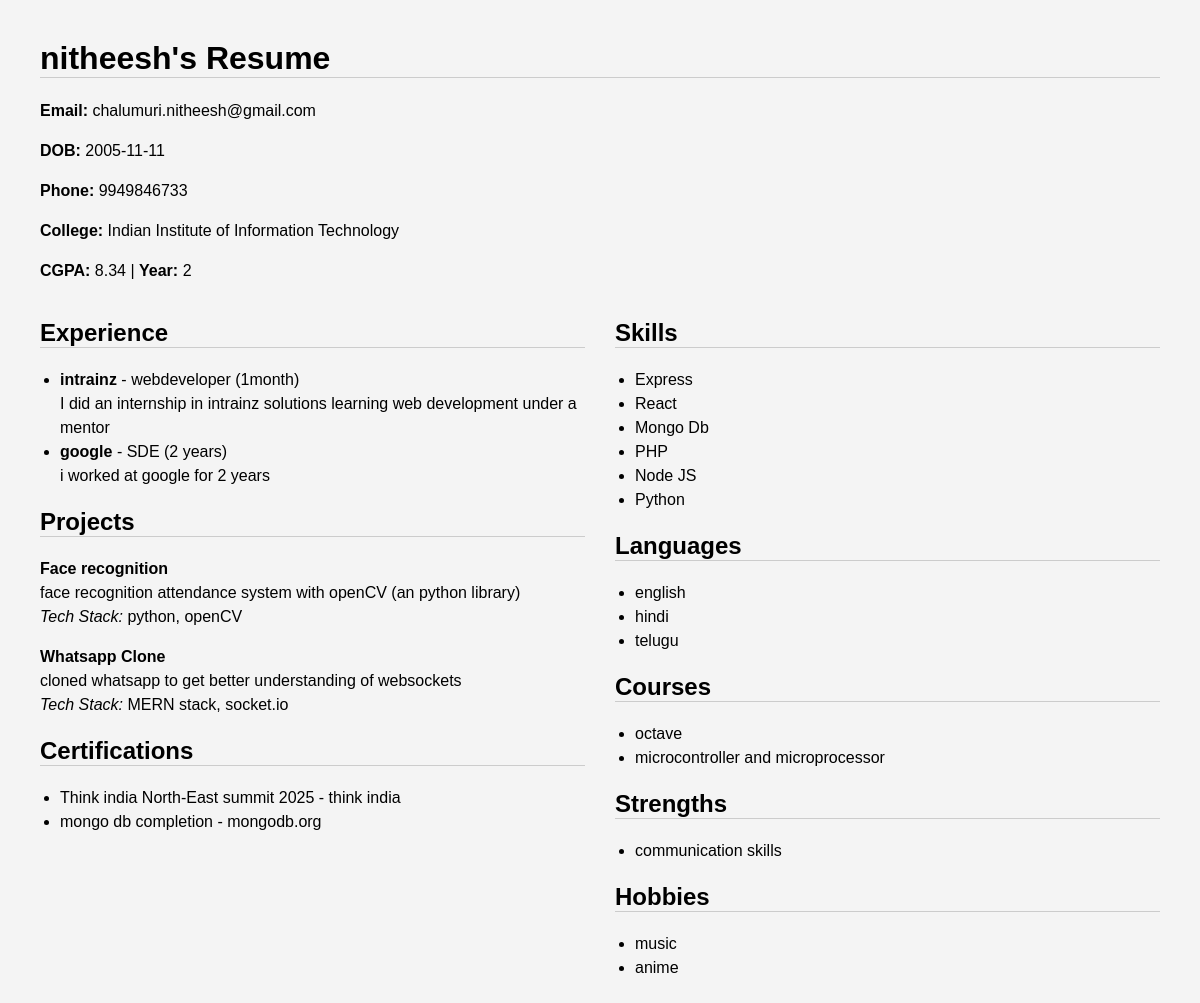
The app's page /resume_double.php (signed in) with its own data.
### tables this page shows
CREATE TABLE `Candidate` (
  `candidate_id` int NOT NULL,
  `name` varchar(100) DEFAULT NULL,
  `email` varchar(100) DEFAULT NULL,
  `DOB` date DEFAULT NULL,
  `phone_number` varchar(15) DEFAULT NULL,
  `college_name` varchar(100) DEFAULT NULL,
  `CGPA` decimal(4,2) DEFAULT NULL,
  `year_of_study` int DEFAULT NULL,
  PRIMARY KEY (`candidate_id`),
  CONSTRAINT `Candidate_ibfk_1` FOREIGN KEY (`candidate_id`) REFERENCES `User` (`user_id`)
);

CREATE TABLE `Experience` (
  `exp_id` int NOT NULL AUTO_INCREMENT,
  `candidate_id` int DEFAULT NULL,
  `company_name` varchar(100) DEFAULT NULL,
  `role` varchar(100) DEFAULT NULL,
  `duration` varchar(50) DEFAULT NULL,
  `description` text,
  PRIMARY KEY (`exp_id`),
  KEY `candidate_id` (`candidate_id`),
  CONSTRAINT `Experience_ibfk_1` FOREIGN KEY (`candidate_id`) REFERENCES `Candidate` (`candidate_id`)
);

CREATE TABLE `Project` (
  `project_id` int NOT NULL AUTO_INCREMENT,
  `candidate_id` int DEFAULT NULL,
  `project_name` varchar(100) DEFAULT NULL,
  `description` text,
  PRIMARY KEY (`project_id`),
  KEY `candidate_id` (`candidate_id`),
  CONSTRAINT `Project_ibfk_1` FOREIGN KEY (`candidate_id`) REFERENCES `Candidate` (`candidate_id`)
);

CREATE TABLE `Certification` (
  `certification_id` int NOT NULL AUTO_INCREMENT,
  `candidate_id` int DEFAULT NULL,
  `title` varchar(100) DEFAULT NULL,
  `issuer` varchar(100) DEFAULT NULL,
  PRIMARY KEY (`certification_id`),
  KEY `candidate_id` (`candidate_id`),
  CONSTRAINT `Certification_ibfk_1` FOREIGN KEY (`candidate_id`) REFERENCES `Candidate` (`candidate_id`)
);

### resume_double.php (the view, shortened to what this page needs)
<?php
require 'db.php';
$user_id = $_SESSION['user_id'];
$stmt = $conn->prepare("SELECT * FROM Candidate WHERE candidate_id = ?");
$stmt->execute([$user_id]);
$candidate = $stmt->fetch();
$exp = $conn->prepare("SELECT * FROM Experience WHERE candidate_id = ?");
$exp->execute([$user_id]);
$experiences = $exp->fetchAll();
$skills = $conn->prepare("SELECT skill_name FROM Skill WHERE candidate_id = ?");
$skills->execute([$user_id]);
$skills = $skills->fetchAll(PDO::FETCH_COLUMN);
$projects = $conn->prepare("SELECT * FROM Project WHERE candidate_id = ?");
$projects->execute([$user_id]);
$projects = $projects->fetchAll();
$project_techs = [];
foreach ($projects as $project) {
    $pid = $project['project_id'];
    $stmt = $conn->prepare("SELECT tech_name FROM TechStack WHERE project_id = ?");
    $stmt->execute([$pid]);
    $project_techs[$pid] = $stmt->fetchAll(PDO::FETCH_COLUMN);
}
$langs = $conn->prepare("SELECT language FROM Language WHERE candidate_id = ?");
$langs->execute([$user_id]);
$languages = $langs->fetchAll(PDO::FETCH_COLUMN);
$courses = $conn->prepare("SELECT course_name FROM Course WHERE candidate_id = ?");
$courses->execute([$user_id]);
$courses = $courses->fetchAll(PDO::FETCH_COLUMN);
$certs = $conn->prepare("SELECT title, issuer FROM Certification WHERE candidate_id = ?");
$certs->execute([$user_id]);
$certifications = $certs->fetchAll();
$strs = $conn->prepare("SELECT strength FROM Strength WHERE candidate_id = ?");
$strs->execute([$user_id]);
$strengths = $strs->fetchAll(PDO::FETCH_COLUMN);
$hobs = $conn->prepare("SELECT hobby FROM Hobby WHERE candidate_id = ?");
$hobs->execute([$user_id]);
$hobbies = $hobs->fetchAll(PDO::FETCH_COLUMN);
?>
<!DOCTYPE html>
<html>
<head>
</head>
<body>
    <h1><?= htmlspecialchars($candidate['name']) ?>'s Resume</h1>
    <p><strong>Email:</strong> <?= htmlspecialchars($candidate['email']) ?></p>
    <p><strong>DOB:</strong> <?= htmlspecialchars($candidate['DOB']) ?></p>
    <p><strong>Phone:</strong> <?= htmlspecialchars($candidate['phone_number']) ?></p>
    <p><strong>College:</strong> <?= htmlspecialchars($candidate['college_name']) ?></p>
    <p><strong>CGPA:</strong> <?= htmlspecialchars($candidate['CGPA']) ?> | <strong>Year:</strong> <?= htmlspecialchars($candidate['year_of_study']) ?></p>
    <div class="container">
        <div class="left">
            <div class="section">
                <h2>Experience</h2>
                <ul>
                    <?php foreach ($experiences as $e): ?>
                        <li><strong><?= htmlspecialchars($e['company_name']) ?></strong> - <?= htmlspecialchars($e['role']) ?> (<?= htmlspecialchars($e['duration']) ?>)<br><?= htmlspecialchars($e['description']) ?></li>
                    <?php endforeach; ?>
                </ul>
            </div>
            <div class="section">
                <h2>Projects</h2>
                <?php foreach ($projects as $p): ?>
                    <p><strong><?= htmlspecialchars($p['project_name']) ?></strong><br>
                    <?= htmlspecialchars($p['description']) ?><br>
                    <em>Tech Stack:</em> <?= htmlspecialchars(implode(', ', $project_techs[$p['project_id']] ?? [])) ?></p>
                <?php endforeach; ?>
            </div>
            <div class="section">
                <h2>Certifications</h2>
                <ul>
                    <?php foreach ($certifications as $cert): ?>
                        <li><?= htmlspecialchars($cert['title']) ?> - <?= htmlspecialchars($cert['issuer']) ?></li>
                    <?php endforeach; ?>
                </ul>
            </div>
        </div>
        <div class="right">
            <div class="section">
                <h2>Skills</h2>
                <ul>
                    <?php foreach ($skills as $skill): ?>
                        <li><?= htmlspecialchars($skill) ?></li>
                    <?php endforeach; ?>
                </ul>
            </div>
            <div class="section">
                <h2>Languages</h2>
                <ul>
                    <?php foreach ($languages as $lang): ?>
                        <li><?= htmlspecialchars($lang) ?></li>
                    <?php endforeach; ?>
                </ul>
            </div>
            <div class="section">
                <h2>Courses</h2>
                <ul>
                    <?php foreach ($courses as $course): ?>
                        <li><?= htmlspecialchars($course) ?></li>
                    <?php endforeach; ?>
                </ul>
            </div>
            <div class="section">
                <h2>Strengths</h2>
                <ul>
                    <?php foreach ($strengths as $str): ?>
                        <li><?= htmlspecialchars($str) ?></li>
                    <?php endforeach; ?>
                </ul>
            </div>
            <div class="section">
                <h2>Hobbies</h2>
                <ul>
                    <?php foreach ($hobbies as $hobby): ?>
                        <li><?= htmlspecialchars($hobby) ?></li>
                    <?php endforeach; ?>
                </ul>
            </div>
        </div>
    </div>
</body>
</html>

### resume_double.php (style rules this page uses)
body { font-family: Arial; margin: 40px; background: #f4f4f4; }
.container { display: flex; gap: 30px; }
.left, .right { width: 50%; }
h1, h2 { border-bottom: 1px solid #ccc; }
.section { margin-bottom: 20px; }
ul { padding-left: 20px; }
p, li { line-height: 1.5; }

### records on screen
candidate: name "nitheesh", email "chalumuri.nitheesh@gmail.com", DOB "2005-11-11", phone_number "9949846733", college_name "Indian Institute of Information Technology", CGPA "8.34", year_of_study "2"
experience: company_name "intrainz", role "webdeveloper", duration "1month", description "I did an internship in intrainz solutions learning web development under a mentor"
experience: company_name "google", role "SDE", duration "2 years", description "i worked at google for 2 years"
project: project_name "Face recognition", description "face recognition attendance system with openCV (an python library)", project_id "python, openCV"
project: project_name "Whatsapp Clone", description "cloned whatsapp to get better understanding of websockets", project_id "MERN stack, socket.io"
certification: title "Think india North-East summit 2025", issuer "think india"
certification: title "mongo db completion", issuer "mongodb.org"

### other values on screen
$skill "Express"
$skill "React"
$skill "Mongo Db"
$skill "PHP"
$skill "Node JS"
$skill "Python"
$lang "english"
$lang "hindi"
$lang "telugu"
$course "octave"
$course "microcontroller and microprocessor"
$str "communication skills"
$hobby "music"
$hobby "anime"
